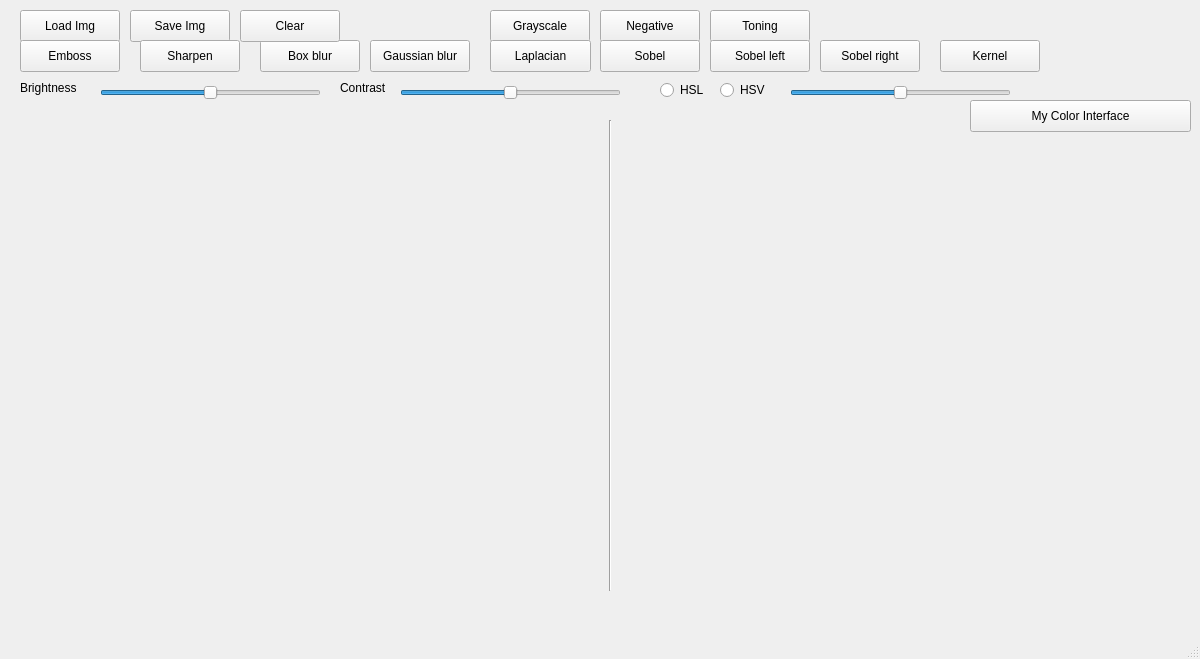
<?xml version="1.0" encoding="UTF-8"?>
<ui version="4.0">
 <class>MainWindow</class>
 <widget class="QMainWindow" name="MainWindow">
  <property name="geometry">
   <rect>
    <x>0</x>
    <y>0</y>
    <width>1200</width>
    <height>659</height>
   </rect>
  </property>
  <property name="windowTitle">
   <string>MainWindow</string>
  </property>
  <widget class="QWidget" name="centralwidget">
   <widget class="QPushButton" name="loadImg">
    <property name="geometry">
     <rect>
      <x>20</x>
      <y>10</y>
      <width>100</width>
      <height>32</height>
     </rect>
    </property>
    <property name="text">
     <string>Load Img</string>
    </property>
   </widget>
   <widget class="QPushButton" name="saveImg">
    <property name="geometry">
     <rect>
      <x>130</x>
      <y>10</y>
      <width>100</width>
      <height>32</height>
     </rect>
    </property>
    <property name="text">
     <string>Save Img</string>
    </property>
   </widget>
   <widget class="QPushButton" name="grayscale">
    <property name="geometry">
     <rect>
      <x>490</x>
      <y>10</y>
      <width>100</width>
      <height>32</height>
     </rect>
    </property>
    <property name="text">
     <string>Grayscale</string>
    </property>
   </widget>
   <widget class="QPushButton" name="negative">
    <property name="geometry">
     <rect>
      <x>600</x>
      <y>10</y>
      <width>100</width>
      <height>32</height>
     </rect>
    </property>
    <property name="text">
     <string>Negative</string>
    </property>
   </widget>
   <widget class="QPushButton" name="toning">
    <property name="geometry">
     <rect>
      <x>710</x>
      <y>10</y>
      <width>100</width>
      <height>32</height>
     </rect>
    </property>
    <property name="text">
     <string>Toning</string>
    </property>
   </widget>
   <widget class="QPushButton" name="emboss">
    <property name="geometry">
     <rect>
      <x>20</x>
      <y>40</y>
      <width>100</width>
      <height>32</height>
     </rect>
    </property>
    <property name="text">
     <string>Emboss</string>
    </property>
   </widget>
   <widget class="QPushButton" name="sharpen">
    <property name="geometry">
     <rect>
      <x>140</x>
      <y>40</y>
      <width>100</width>
      <height>32</height>
     </rect>
    </property>
    <property name="text">
     <string>Sharpen</string>
    </property>
   </widget>
   <widget class="QPushButton" name="boxBlur">
    <property name="geometry">
     <rect>
      <x>260</x>
      <y>40</y>
      <width>100</width>
      <height>32</height>
     </rect>
    </property>
    <property name="text">
     <string>Box blur</string>
    </property>
   </widget>
   <widget class="QPushButton" name="gaussianBlur">
    <property name="geometry">
     <rect>
      <x>370</x>
      <y>40</y>
      <width>100</width>
      <height>32</height>
     </rect>
    </property>
    <property name="text">
     <string>Gaussian blur</string>
    </property>
   </widget>
   <widget class="QPushButton" name="laplacian">
    <property name="geometry">
     <rect>
      <x>490</x>
      <y>40</y>
      <width>101</width>
      <height>32</height>
     </rect>
    </property>
    <property name="text">
     <string>Laplacian</string>
    </property>
   </widget>
   <widget class="QPushButton" name="clearImg">
    <property name="geometry">
     <rect>
      <x>240</x>
      <y>10</y>
      <width>100</width>
      <height>32</height>
     </rect>
    </property>
    <property name="text">
     <string>Clear</string>
    </property>
   </widget>
   <widget class="QLabel" name="img">
    <property name="geometry">
     <rect>
      <x>620</x>
      <y>140</y>
      <width>541</width>
      <height>451</height>
     </rect>
    </property>
    <property name="text">
     <string/>
    </property>
   </widget>
   <widget class="QPushButton" name="sobel">
    <property name="geometry">
     <rect>
      <x>600</x>
      <y>40</y>
      <width>100</width>
      <height>32</height>
     </rect>
    </property>
    <property name="text">
     <string>Sobel</string>
    </property>
   </widget>
   <widget class="QPushButton" name="kernel">
    <property name="geometry">
     <rect>
      <x>940</x>
      <y>40</y>
      <width>100</width>
      <height>32</height>
     </rect>
    </property>
    <property name="text">
     <string>Kernel</string>
    </property>
   </widget>
   <widget class="QLabel" name="label">
    <property name="geometry">
     <rect>
      <x>20</x>
      <y>80</y>
      <width>71</width>
      <height>16</height>
     </rect>
    </property>
    <property name="text">
     <string>Brightness</string>
    </property>
   </widget>
   <widget class="QSlider" name="brightness">
    <property name="geometry">
     <rect>
      <x>100</x>
      <y>80</y>
      <width>221</width>
      <height>25</height>
     </rect>
    </property>
    <property name="minimum">
     <number>-255</number>
    </property>
    <property name="maximum">
     <number>255</number>
    </property>
    <property name="value">
     <number>0</number>
    </property>
    <property name="orientation">
     <enum>Qt::Horizontal</enum>
    </property>
   </widget>
   <widget class="QLabel" name="label_2">
    <property name="geometry">
     <rect>
      <x>340</x>
      <y>80</y>
      <width>58</width>
      <height>16</height>
     </rect>
    </property>
    <property name="text">
     <string>Contrast</string>
    </property>
   </widget>
   <widget class="QSlider" name="contrast">
    <property name="geometry">
     <rect>
      <x>400</x>
      <y>80</y>
      <width>221</width>
      <height>25</height>
     </rect>
    </property>
    <property name="minimum">
     <number>-255</number>
    </property>
    <property name="maximum">
     <number>255</number>
    </property>
    <property name="pageStep">
     <number>10</number>
    </property>
    <property name="value">
     <number>0</number>
    </property>
    <property name="orientation">
     <enum>Qt::Horizontal</enum>
    </property>
   </widget>
   <widget class="QRadioButton" name="HSL">
    <property name="geometry">
     <rect>
      <x>660</x>
      <y>80</y>
      <width>99</width>
      <height>20</height>
     </rect>
    </property>
    <property name="text">
     <string>HSL</string>
    </property>
    <property name="checkable">
     <bool>true</bool>
    </property>
    <property name="checked">
     <bool>false</bool>
    </property>
   </widget>
   <widget class="QRadioButton" name="HSV">
    <property name="geometry">
     <rect>
      <x>720</x>
      <y>80</y>
      <width>99</width>
      <height>20</height>
     </rect>
    </property>
    <property name="text">
     <string>HSV</string>
    </property>
   </widget>
   <widget class="QPushButton" name="sobelLeft">
    <property name="geometry">
     <rect>
      <x>710</x>
      <y>40</y>
      <width>100</width>
      <height>32</height>
     </rect>
    </property>
    <property name="text">
     <string>Sobel left</string>
    </property>
   </widget>
   <widget class="QPushButton" name="sobelRight">
    <property name="geometry">
     <rect>
      <x>820</x>
      <y>40</y>
      <width>100</width>
      <height>32</height>
     </rect>
    </property>
    <property name="text">
     <string>Sobel right</string>
    </property>
   </widget>
   <widget class="QSlider" name="saturation">
    <property name="geometry">
     <rect>
      <x>790</x>
      <y>80</y>
      <width>221</width>
      <height>25</height>
     </rect>
    </property>
    <property name="minimum">
     <number>0</number>
    </property>
    <property name="maximum">
     <number>255</number>
    </property>
    <property name="value">
     <number>128</number>
    </property>
    <property name="orientation">
     <enum>Qt::Horizontal</enum>
    </property>
   </widget>
   <widget class="QPushButton" name="colorInter">
    <property name="geometry">
     <rect>
      <x>970</x>
      <y>100</y>
      <width>221</width>
      <height>32</height>
     </rect>
    </property>
    <property name="text">
     <string>My Color Interface</string>
    </property>
   </widget>
   <widget class="QLabel" name="img_2">
    <property name="geometry">
     <rect>
      <x>30</x>
      <y>140</y>
      <width>541</width>
      <height>451</height>
     </rect>
    </property>
    <property name="text">
     <string/>
    </property>
   </widget>
   <widget class="Line" name="line">
    <property name="geometry">
     <rect>
      <x>600</x>
      <y>120</y>
      <width>20</width>
      <height>471</height>
     </rect>
    </property>
    <property name="orientation">
     <enum>Qt::Vertical</enum>
    </property>
   </widget>
  </widget>
  <widget class="QMenuBar" name="menubar">
   <property name="geometry">
    <rect>
     <x>0</x>
     <y>0</y>
     <width>1200</width>
     <height>22</height>
    </rect>
   </property>
  </widget>
  <widget class="QStatusBar" name="statusbar"/>
 </widget>
 <resources/>
 <connections/>
</ui>
